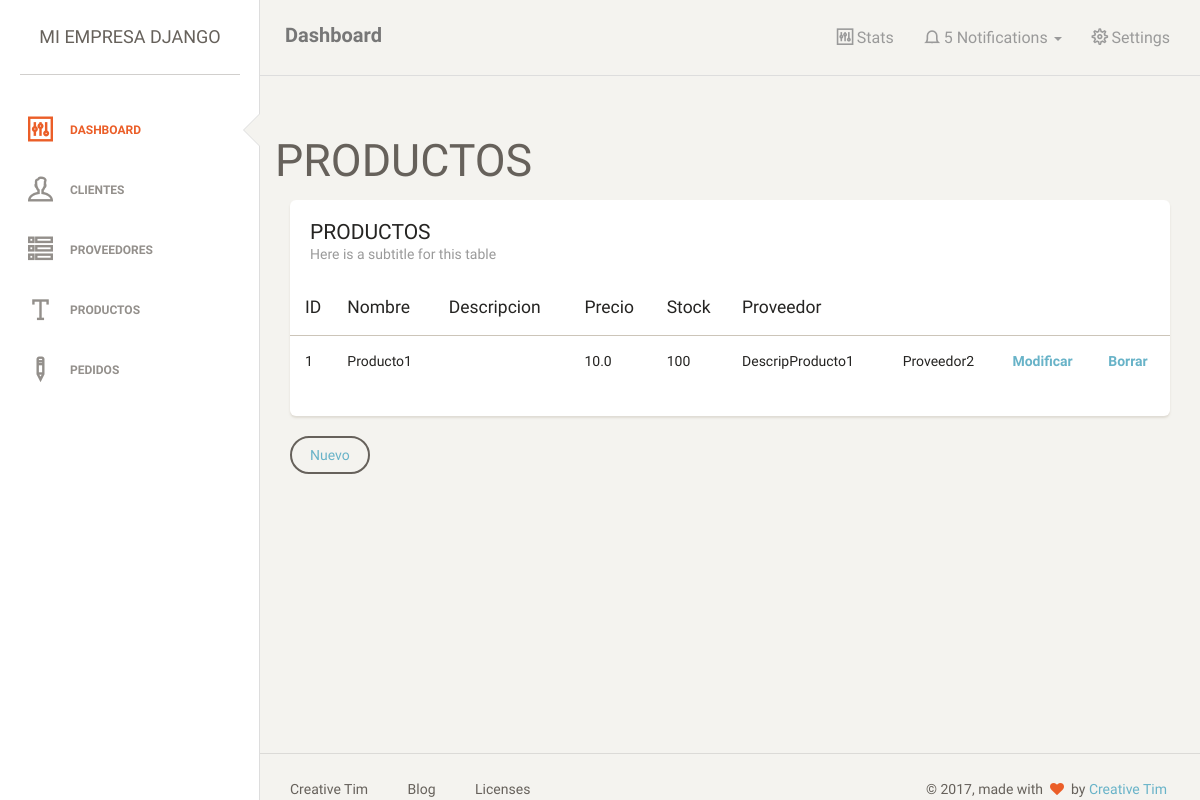
/productos/, run on the app's committed database.
### central/models.py (models this page shows, shortened)
class Productos(models.Model):
	nombre = models.CharField(max_length=200)
	descripcion = models.CharField(max_length=200)
	precio = models.FloatField(max_length=200)
	stock = models.IntegerField()
	proveedor = models.ForeignKey(Proveedores)

class Proveedores(models.Model):
	nombre = models.CharField(max_length=200)
	direccion = models.CharField(max_length=200)
	telefono = models.CharField(max_length=200)
	def __str__(self):
		return self.nombre

### central/views.py (the view)
# urls.py: url(r'^productos/$', views.ProductosList.as_view(), name='productos_list'),
class ProductosList(ListView):
    model = Productos

### templates/central/productos_list.html
{% extends 'base.html' %}
{% block content %}
<h1>PRODUCTOS</h1>
    <div class="col-md-12">
                        <div class="card">
                            <div class="header">
                                <h4 class="title">PRODUCTOS</h4>
                                <p class="category">Here is a subtitle for this table</p>
                            </div>
                            <div class="content table-responsive table-full-width">
                                <table class="table table-striped">
                                    <thead>
                                        <th>ID</th>
                                    	<th>Nombre</th>
                                    	<th>Descripcion</th>
                                    	<th>Precio</th>
                                    	<th>Stock</th>
                                    	<th>Proveedor</th>
                                    	<th></th>
                                    	<th></th>
                                    </thead>
                                    <tbody>
                                    {% for producto in object_list %}
                                        <tr>
                                        	<td>{{ producto.id }}</td>
                                        	<td>{{ producto.nombre }}</td>
                                        	<td>{{ producto.descripccion }}</td>
                                        	<td>{{ producto.precio }}</td>
                                        	<td>{{ producto.stock }}</td>
                                        	<td>{{ producto.descripcion }}</td>
                                        	<td>{{ producto.proveedor }}</td>
                                        	<th><a href="{% url "productos_edit" producto.id %}">Modificar</a></th>
                                    		<th><a href="{% url "productos_delete" producto.id %}">Borrar</a></th>
                                        </tr>
                                    {% endfor %}
                                    </tbody>
                                </table>
                            </div>
                        </div>
                        <button type="button" class="btn btn-default"><a href="{% url "clientes_new" %}">Nuevo</a></button>
                    </div>
{% endblock %}

### data on the page
Productos: id "1", nombre "Producto1", precio "10.0", stock "100", descripcion "DescripProducto1", proveedor "Proveedor2"
